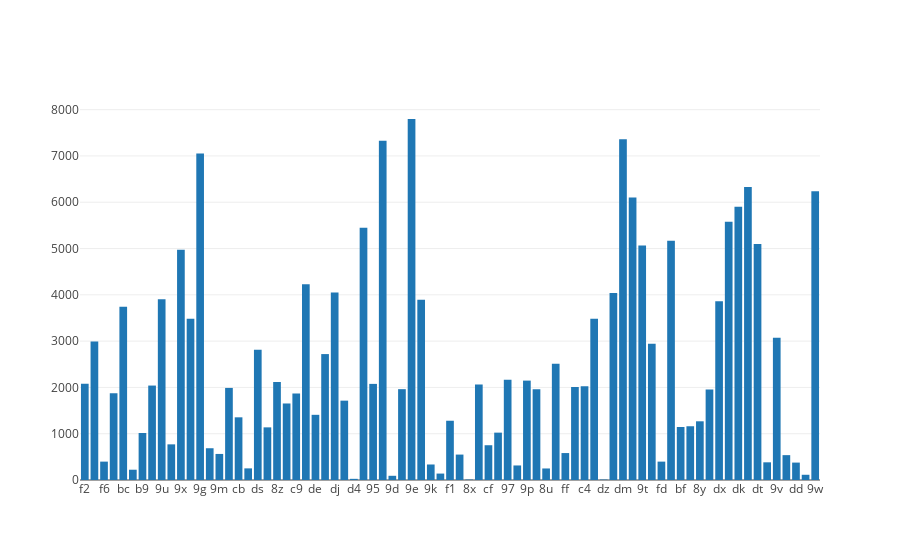

Notebook code for this chart:
### Code cell
py.offline.iplot(data, filename="spark/lightning_times_bar.png")

### Figure 1 — Plotly figure (JSON) as saved in the notebook; plotly's stock layout.template omitted (floating-point values rounded to 4 significant figures)
{"data": [{"type": "bar", "x": ["f2", "c0", "f6", "cc", "bc", "f4", "b9", "9z", "9u", "f8", "9x", "9r", "9g", "8v", "9m", "96", "cb", "9h", "ds", "9n", "8z", "cd", "c9", "c1", "de", "bb", "dj", "c6", "d4", "9s", "95", "dq", "9d", "9q", "9e", "dn", "9k", "8g", "f1", "d6", "8x", "c8", "cf", "f9", "97", "9j", "9p", "dp", "8u", "9y", "ff", "dr", "c4", "c3", "dz", "d7", "dm", "d5", "9t", "c2", "fd", "dh", "bf", "f0", "8y", "f3", "dx", "94", "dk", "dw", "dt", "b8", "9v", "fc", "dd", "fb", "9w"], "y": [2080, 2994, 397, 1876, 3743, 222, 1016, 2040, 3907, 770, 4974, 3484, 7051, 686, 563, 1989, 1354, 251, 2813, 1137, 2117, 1653, 1866, 4227, 1408, 2720, 4048, 1714, 25, 5451, 2076, 7326, 91, 1962, 7798, 3893, 335, 139, 1280, 549, 10, 2062, 751, 1023, 2168, 314, 2147, 1961, 249, 2509, 582, 2009, 2027, 3482, 10, 4037, 7361, 6101, 5068, 2944, 397, 5167, 1145, 1161, 1268, 1955, 3863, 5579, 5904, 6329, 5098, 382, 3073, 537, 376, 113, 6238]}], "layout": {}}
